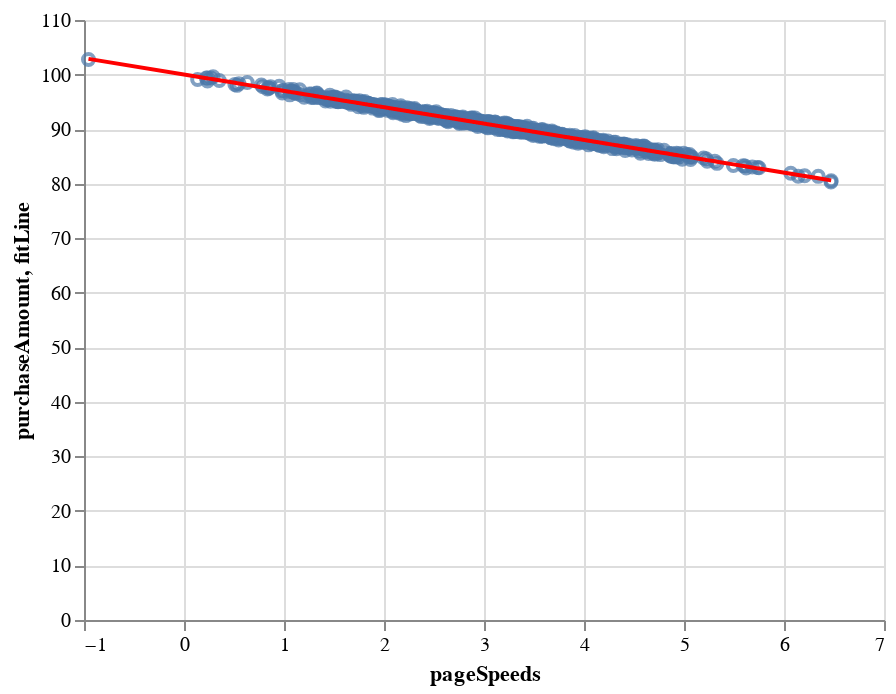

Notebook code for this chart:
### Markdown cell above
Let's use the slope and intercept we got from the regression to plot predicted values vs. observed:

### Code cell
def predict(x):
    return slope * x + intercept

fitLine = predict(pageSpeeds)

pred_data = pd.DataFrame({'pageSpeeds':pageSpeeds, 'fitLine':fitLine})

line_chart = alt.Chart(pred_data).mark_line(color='red').encode(x='pageSpeeds:Q', y='fitLine:Q')

scatter_chart + line_chart

### Figure 1 — Vega-Lite specification as saved in the notebook (floating-point values rounded to 4 significant figures; data arrays with more than 128 entries replaced by an {"elided": "..."} marker saying what was removed)
{"config": {"view": {"continuousWidth": 400, "continuousHeight": 300}}, "layer": [{"data": {"name": "data-b5aee57df4014a05d8fb726c74729395"}, "mark": "point", "encoding": {"x": {"type": "quantitative", "field": "pageSpeeds"}, "y": {"type": "quantitative", "field": "purchaseAmount"}}}, {"data": {"name": "data-b90ec6c1d00cc711621eb6072407538c"}, "mark": {"type": "line", "color": "red"}, "encoding": {"x": {"type": "quantitative", "field": "pageSpeeds"}, "y": {"type": "quantitative", "field": "fitLine"}}}], "$schema": "https://vega.github.io/schema/vega-lite/v4.8.1.json", "datasets": {"data-b5aee57df4014a05d8fb726c74729395": {"elided": "1000 records"}, "data-b90ec6c1d00cc711621eb6072407538c": {"elided": "1000 records"}}}
